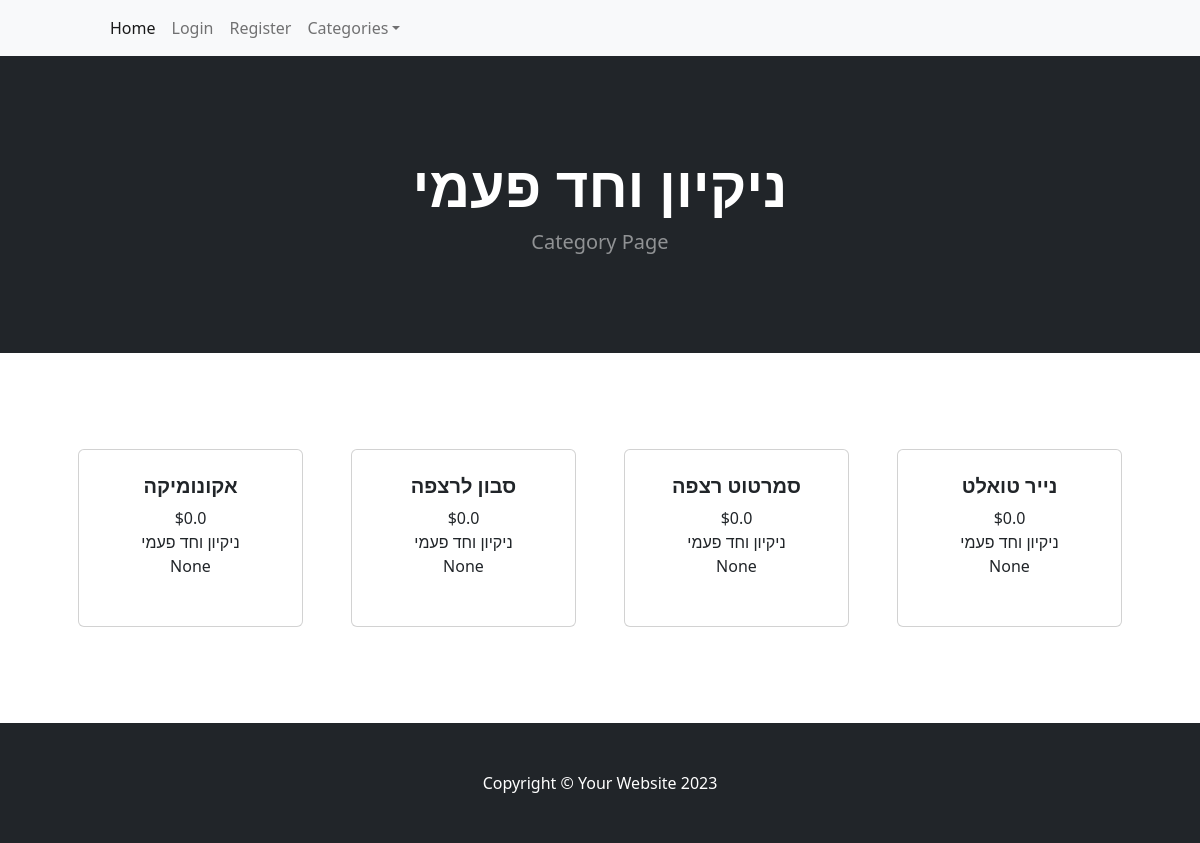
Page /category/ניקיון וחד פעמי on the earlier database version.
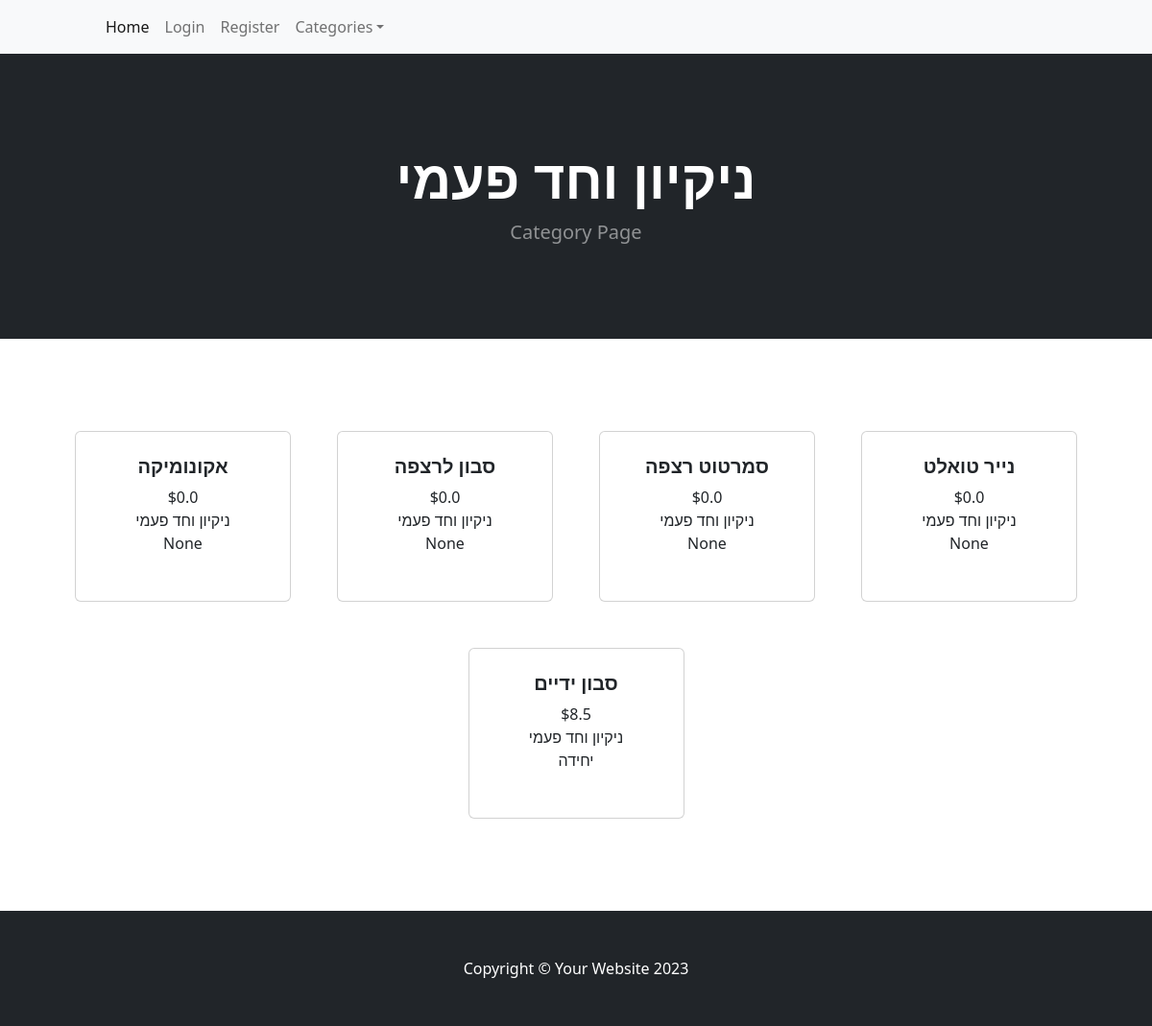
Same page on the later database version.
### tables this page shows
CREATE TABLE categories (
        id INTEGER PRIMARY KEY AUTOINCREMENT,
        name TEXT UNIQUE NOT NULL
    );

CREATE TABLE products (
        id INTEGER PRIMARY KEY AUTOINCREMENT,
        name TEXT NOT NULL,
        unit TEXT ,
        price REAL,
        category_id INTEGER,
        FOREIGN KEY (category_id) REFERENCES categories(id)
    );

### app.py (the view)
@app.route('/category/<category_name>')
def category_name(category_name):
    cat_items = database_read(f"select p.*,cat.name as catName from products p left JOIN categories  cat on category_id = cat.id where cat.name ='{category_name}';")
    return render_template('category.html', cat=category_name,cat_items=cat_items)

### HandelDB.py (called while the page is built)
def database_read(sql,data=None):
    connection = sqlite3.connect(database_filename)
    connection.row_factory = sqlite3.Row
    db = connection.cursor()
    if data:
         db.execute(sql, data)
    else:
         db.execute(sql)
    records = db.fetchall()
    rows = [dict(record) for record in records]
    db.close()
    connection.close()
    return rows

### app.py (called while the page is built)
@app.context_processor
def inject_user():
    return dict(user=flask_login.current_user)

@app.teardown_appcontext
def close_connection(exception):
    db = getattr(g, '_database', None)
    if db is not None:
        db.close()

@app.context_processor
def inject_collected_count():
    def get_collected_count(list_id=None):
        if list_id is None:
            return 0
        sql = f"SELECT COUNT(*) as count FROM product_in_list WHERE list_id = '{list_id}' AND collected = 1"
        result = database_read(sql)
        return result[0]['count'] if result else 0
    return dict(get_collected_count=get_collected_count)

@app.after_request
def add_header(response):
    if request.path.endswith('service-worker.js'):
        response.headers['Content-Type'] = 'application/javascript'
    if request.path.endswith('manifest.json'):
        response.headers['Content-Type'] = 'application/manifest+json'
    return response

### templates/category.html
{% extends 'base.html' %}
{% block content %}
        <header class="bg-dark py-5">
            <div class="container px-4 px-lg-5 my-5">
                <div class="text-center text-white">
                    <h1 class="display-4 fw-bolder">{{cat}}</h1>
                    <p class="lead fw-normal text-white-50 mb-0">Category Page</p>
                </div>
            </div>
        </header>
        <section class="py-5">
            <div class="container px-4 px-lg-5 mt-5">
                <div class="row gx-4 gx-lg-5 row-cols-2 row-cols-md-3 row-cols-xl-4 justify-content-center">
                    {%for product in cat_items%}
                    <div class="col mb-5">
                        <div class="card h-100">
                            <div class="card-body p-4">
                                <div class="text-center">
                                    <h5 class="fw-bolder">{{product.name}}</h5>
                                    ${{product.price}}
                                    <br>
                                    {{product.catName}}
                                    <br>
                                    {{product.unit}}
                                </div>
                            </div>
                            <div class="card-footer p-4 pt-0 border-top-0 bg-transparent">
                            </div>
                        </div>
                    </div>
                    {% endfor%}
                </div>
            </div>
        </section>
    {% endblock %}

### templates/base.html (shortened to what this page needs)
<!DOCTYPE html>
<html lang="en">
    <head>
        <link href="https://cdn.jsdelivr.net/npm/bootstrap-icons@1.5.0/font/bootstrap-icons.css" rel="stylesheet" />
        <link href="https://cdn.jsdelivr.net/npm/bootstrap@5.0.2/dist/css/bootstrap.min.css" rel="stylesheet">
        <link rel="stylesheet" href="https://cdnjs.cloudflare.com/ajax/libs/font-awesome/4.7.0/css/font-awesome.min.css">
        <link rel="stylesheet" href="https://cdnjs.cloudflare.com/ajax/libs/font-awesome/4.7.0/css/font-awesome.min.css">
        <link href="/static/styles.css" rel="stylesheet" />
        <link rel='stylesheet' href='https://cdn.jsdelivr.net/npm/sweetalert2@7.12.15/dist/sweetalert2.min.css'></link>
    </head>
    <body>
        {% include 'navbar.html' %}
         {% block content %}
         {% endblock %}
        <footer class="py-5 bg-dark">
            <div class="container"><p class="m-0 text-center text-white">Copyright &copy; Your Website 2023</p></div>
        </footer>
    </body>
</html>

### templates/navbar.html (shortened to what this page needs)
<nav class="navbar navbar-expand-lg navbar-light bg-light">
    <div class="container px-4 px-lg-5">
        <div class="collapse navbar-collapse" id="navbarSupportedContent">
            <ul class="navbar-nav me-auto mb-2 mb-lg-0 ms-lg-4">
                <li class="nav-item"><a class="nav-link active" aria-current="page" href="{{ url_for('index') }}">Home</a></li>
                 {%if user.is_authenticated%}
                 <li class="nav-item"><a class="nav-link" href="{{ url_for('logout_page') }}">Logout</a></li>
                 {%else%}
                <li class="nav-item"><a class="nav-link" href="{{ url_for('login_page') }}">Login</a></li>
                <li class="nav-item"><a class="nav-link" href="{{ url_for('registration_page') }}">Register</a></li>
                {%endif%}
                <li class="nav-item dropdown">
                    <a class="nav-link dropdown-toggle" id="navbarDropdown" href="#" role="button" data-bs-toggle="dropdown" aria-expanded="false">Categories</a>
                </li>
            </ul>
        </div>
    </div>
</nav>

Differences in the rows shown:
added products: name "סבון ידיים", price "8.5", catName "ניקיון וחד פעמי", unit "יחידה"
